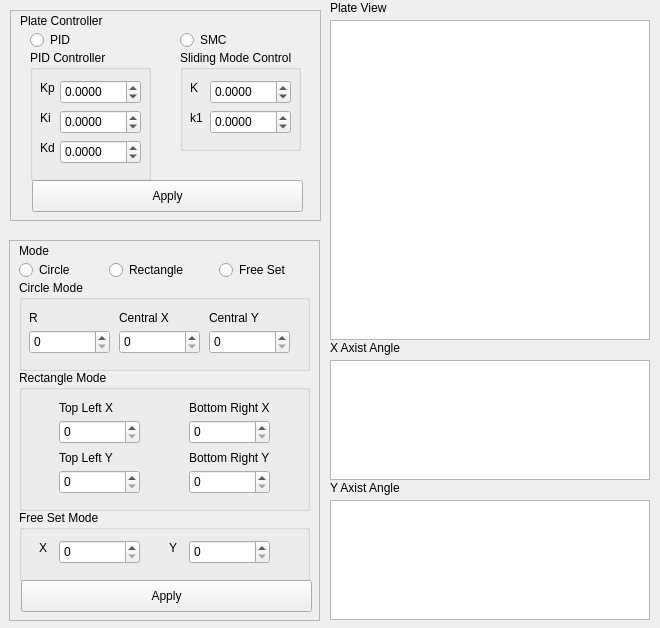
<?xml version="1.0" encoding="UTF-8"?>
<ui version="4.0">
 <class>MainWindow</class>
 <widget class="QMainWindow" name="MainWindow">
  <property name="geometry">
   <rect>
    <x>0</x>
    <y>0</y>
    <width>660</width>
    <height>628</height>
   </rect>
  </property>
  <property name="windowTitle">
   <string>Ball And Plate Control Panel</string>
  </property>
  <widget class="QWidget" name="centralWidget">
   <widget class="QFrame" name="Plate_Controller_Fr">
    <property name="geometry">
     <rect>
      <x>10</x>
      <y>10</y>
      <width>311</width>
      <height>211</height>
     </rect>
    </property>
    <property name="frameShape">
     <enum>QFrame::StyledPanel</enum>
    </property>
    <property name="frameShadow">
     <enum>QFrame::Raised</enum>
    </property>
    <widget class="QLabel" name="Plate_Controller_La">
     <property name="geometry">
      <rect>
       <x>10</x>
       <y>0</y>
       <width>101</width>
       <height>21</height>
      </rect>
     </property>
     <property name="text">
      <string>Plate Controller</string>
     </property>
    </widget>
    <widget class="QPushButton" name="Plate_Controller_Apply_Bu">
     <property name="geometry">
      <rect>
       <x>22</x>
       <y>170</y>
       <width>271</width>
       <height>32</height>
      </rect>
     </property>
     <property name="text">
      <string>Apply</string>
     </property>
    </widget>
    <widget class="QGroupBox" name="Plate_Controller_PID_GB">
     <property name="geometry">
      <rect>
       <x>20</x>
       <y>40</y>
       <width>121</width>
       <height>131</height>
      </rect>
     </property>
     <property name="title">
      <string>PID Controller</string>
     </property>
     <widget class="QDoubleSpinBox" name="PID_Kd_Box">
      <property name="geometry">
       <rect>
        <x>30</x>
        <y>90</y>
        <width>81</width>
        <height>24</height>
       </rect>
      </property>
      <property name="decimals">
       <number>4</number>
      </property>
      <property name="minimum">
       <double>-999.990000000000009</double>
      </property>
      <property name="maximum">
       <double>999.990000000000009</double>
      </property>
      <property name="singleStep">
       <double>0.100000000000000</double>
      </property>
     </widget>
     <widget class="QLabel" name="PID_Kp_La">
      <property name="geometry">
       <rect>
        <x>10</x>
        <y>30</y>
        <width>21</width>
        <height>16</height>
       </rect>
      </property>
      <property name="lineWidth">
       <number>2</number>
      </property>
      <property name="text">
       <string>Kp</string>
      </property>
     </widget>
     <widget class="QLabel" name="PID_Kd_La">
      <property name="geometry">
       <rect>
        <x>10</x>
        <y>90</y>
        <width>21</width>
        <height>16</height>
       </rect>
      </property>
      <property name="lineWidth">
       <number>2</number>
      </property>
      <property name="text">
       <string>Kd</string>
      </property>
     </widget>
     <widget class="QDoubleSpinBox" name="PID_Ki_Box">
      <property name="geometry">
       <rect>
        <x>30</x>
        <y>60</y>
        <width>81</width>
        <height>24</height>
       </rect>
      </property>
      <property name="decimals">
       <number>4</number>
      </property>
      <property name="minimum">
       <double>-999.990000000000009</double>
      </property>
      <property name="maximum">
       <double>999.990000000000009</double>
      </property>
      <property name="singleStep">
       <double>0.100000000000000</double>
      </property>
     </widget>
     <widget class="QDoubleSpinBox" name="PID_Kp_Box">
      <property name="geometry">
       <rect>
        <x>30</x>
        <y>30</y>
        <width>81</width>
        <height>24</height>
       </rect>
      </property>
      <property name="decimals">
       <number>4</number>
      </property>
      <property name="minimum">
       <double>-999.990000000000009</double>
      </property>
      <property name="maximum">
       <double>999.990000000000009</double>
      </property>
      <property name="singleStep">
       <double>0.100000000000000</double>
      </property>
     </widget>
     <widget class="QLabel" name="PID_Ki_La">
      <property name="geometry">
       <rect>
        <x>10</x>
        <y>60</y>
        <width>21</width>
        <height>16</height>
       </rect>
      </property>
      <property name="lineWidth">
       <number>2</number>
      </property>
      <property name="text">
       <string>Ki</string>
      </property>
     </widget>
    </widget>
    <widget class="QGroupBox" name="Plate_Controller_SMC_GB">
     <property name="geometry">
      <rect>
       <x>170</x>
       <y>40</y>
       <width>121</width>
       <height>101</height>
      </rect>
     </property>
     <property name="title">
      <string>Sliding Mode Control</string>
     </property>
     <widget class="QDoubleSpinBox" name="SMC_k1_Box">
      <property name="geometry">
       <rect>
        <x>30</x>
        <y>60</y>
        <width>81</width>
        <height>24</height>
       </rect>
      </property>
      <property name="decimals">
       <number>4</number>
      </property>
      <property name="minimum">
       <double>-999.990000000000009</double>
      </property>
      <property name="maximum">
       <double>999.990000000000009</double>
      </property>
      <property name="singleStep">
       <double>0.100000000000000</double>
      </property>
     </widget>
     <widget class="QDoubleSpinBox" name="SMC_K_Box">
      <property name="geometry">
       <rect>
        <x>30</x>
        <y>30</y>
        <width>81</width>
        <height>24</height>
       </rect>
      </property>
      <property name="decimals">
       <number>4</number>
      </property>
      <property name="minimum">
       <double>-999.990000000000009</double>
      </property>
      <property name="maximum">
       <double>999.990000000000009</double>
      </property>
      <property name="singleStep">
       <double>0.100000000000000</double>
      </property>
     </widget>
     <widget class="QLabel" name="SMC_k1_La">
      <property name="geometry">
       <rect>
        <x>10</x>
        <y>60</y>
        <width>21</width>
        <height>16</height>
       </rect>
      </property>
      <property name="lineWidth">
       <number>2</number>
      </property>
      <property name="text">
       <string>k1</string>
      </property>
     </widget>
     <widget class="QLabel" name="SMC_K_La">
      <property name="geometry">
       <rect>
        <x>10</x>
        <y>30</y>
        <width>21</width>
        <height>16</height>
       </rect>
      </property>
      <property name="lineWidth">
       <number>2</number>
      </property>
      <property name="text">
       <string>K</string>
      </property>
     </widget>
    </widget>
    <widget class="QRadioButton" name="Plate_Controller_PID_Ch">
     <property name="geometry">
      <rect>
       <x>20</x>
       <y>20</y>
       <width>51</width>
       <height>20</height>
      </rect>
     </property>
     <property name="text">
      <string>PID</string>
     </property>
    </widget>
    <widget class="QRadioButton" name="Plate_Controller_SMC_Ch">
     <property name="geometry">
      <rect>
       <x>170</x>
       <y>20</y>
       <width>51</width>
       <height>20</height>
      </rect>
     </property>
     <property name="text">
      <string>SMC</string>
     </property>
    </widget>
   </widget>
   <widget class="QFrame" name="Mode_Fr">
    <property name="geometry">
     <rect>
      <x>9</x>
      <y>240</y>
      <width>311</width>
      <height>381</height>
     </rect>
    </property>
    <property name="frameShape">
     <enum>QFrame::StyledPanel</enum>
    </property>
    <property name="frameShadow">
     <enum>QFrame::Raised</enum>
    </property>
    <widget class="QLabel" name="Mode_La">
     <property name="geometry">
      <rect>
       <x>10</x>
       <y>0</y>
       <width>101</width>
       <height>21</height>
      </rect>
     </property>
     <property name="text">
      <string>Mode</string>
     </property>
    </widget>
    <widget class="QGroupBox" name="Mode_Circle_GB">
     <property name="geometry">
      <rect>
       <x>10</x>
       <y>40</y>
       <width>291</width>
       <height>91</height>
      </rect>
     </property>
     <property name="title">
      <string>Circle Mode</string>
     </property>
     <widget class="QLabel" name="Circle_R_La">
      <property name="geometry">
       <rect>
        <x>10</x>
        <y>30</y>
        <width>21</width>
        <height>16</height>
       </rect>
      </property>
      <property name="lineWidth">
       <number>2</number>
      </property>
      <property name="text">
       <string>R</string>
      </property>
     </widget>
     <widget class="QLabel" name="Circle_CentralY_La">
      <property name="geometry">
       <rect>
        <x>190</x>
        <y>30</y>
        <width>61</width>
        <height>16</height>
       </rect>
      </property>
      <property name="lineWidth">
       <number>2</number>
      </property>
      <property name="text">
       <string>Central Y</string>
      </property>
     </widget>
     <widget class="QLabel" name="Circle_CentralX_La">
      <property name="geometry">
       <rect>
        <x>100</x>
        <y>30</y>
        <width>61</width>
        <height>16</height>
       </rect>
      </property>
      <property name="lineWidth">
       <number>2</number>
      </property>
      <property name="text">
       <string>Central X</string>
      </property>
     </widget>
     <widget class="QSpinBox" name="Circle_R_Box">
      <property name="geometry">
       <rect>
        <x>10</x>
        <y>50</y>
        <width>81</width>
        <height>24</height>
       </rect>
      </property>
      <property name="maximum">
       <number>120</number>
      </property>
     </widget>
     <widget class="QSpinBox" name="Circle_CentralX_Box">
      <property name="geometry">
       <rect>
        <x>100</x>
        <y>50</y>
        <width>81</width>
        <height>24</height>
       </rect>
      </property>
      <property name="maximum">
       <number>320</number>
      </property>
     </widget>
     <widget class="QSpinBox" name="Circle_CentralY_Box">
      <property name="geometry">
       <rect>
        <x>190</x>
        <y>50</y>
        <width>81</width>
        <height>24</height>
       </rect>
      </property>
      <property name="maximum">
       <number>320</number>
      </property>
     </widget>
    </widget>
    <widget class="QGroupBox" name="Mode_Rectangle_RB">
     <property name="geometry">
      <rect>
       <x>10</x>
       <y>130</y>
       <width>291</width>
       <height>141</height>
      </rect>
     </property>
     <property name="title">
      <string>Rectangle Mode</string>
     </property>
     <widget class="QLabel" name="Rectangle_TopLeftX_La">
      <property name="geometry">
       <rect>
        <x>40</x>
        <y>30</y>
        <width>81</width>
        <height>16</height>
       </rect>
      </property>
      <property name="lineWidth">
       <number>2</number>
      </property>
      <property name="text">
       <string>Top Left X</string>
      </property>
     </widget>
     <widget class="QLabel" name="Rectangle_BotRightX_La">
      <property name="geometry">
       <rect>
        <x>170</x>
        <y>30</y>
        <width>101</width>
        <height>16</height>
       </rect>
      </property>
      <property name="lineWidth">
       <number>2</number>
      </property>
      <property name="text">
       <string>Bottom Right X</string>
      </property>
     </widget>
     <widget class="QLabel" name="Rectangle_TopLeftY_La">
      <property name="geometry">
       <rect>
        <x>40</x>
        <y>80</y>
        <width>71</width>
        <height>16</height>
       </rect>
      </property>
      <property name="lineWidth">
       <number>2</number>
      </property>
      <property name="text">
       <string>Top Left Y</string>
      </property>
     </widget>
     <widget class="QLabel" name="Rectangle_BotRightY_La">
      <property name="geometry">
       <rect>
        <x>170</x>
        <y>80</y>
        <width>101</width>
        <height>16</height>
       </rect>
      </property>
      <property name="lineWidth">
       <number>2</number>
      </property>
      <property name="text">
       <string>Bottom Right Y</string>
      </property>
     </widget>
     <widget class="QSpinBox" name="Rectangle_TopLeftX_Box">
      <property name="geometry">
       <rect>
        <x>40</x>
        <y>50</y>
        <width>81</width>
        <height>24</height>
       </rect>
      </property>
      <property name="maximum">
       <number>320</number>
      </property>
     </widget>
     <widget class="QSpinBox" name="Rectangle_TopLeftY_Box">
      <property name="geometry">
       <rect>
        <x>40</x>
        <y>100</y>
        <width>81</width>
        <height>24</height>
       </rect>
      </property>
      <property name="maximum">
       <number>320</number>
      </property>
     </widget>
     <widget class="QSpinBox" name="Rectangle_BotRightX_Box">
      <property name="geometry">
       <rect>
        <x>170</x>
        <y>50</y>
        <width>81</width>
        <height>24</height>
       </rect>
      </property>
      <property name="maximum">
       <number>320</number>
      </property>
     </widget>
     <widget class="QSpinBox" name="Rectangle_BotRightY_Box">
      <property name="geometry">
       <rect>
        <x>170</x>
        <y>100</y>
        <width>81</width>
        <height>24</height>
       </rect>
      </property>
      <property name="maximum">
       <number>320</number>
      </property>
     </widget>
    </widget>
    <widget class="QGroupBox" name="Mode_FreeSet_GB">
     <property name="geometry">
      <rect>
       <x>10</x>
       <y>270</y>
       <width>291</width>
       <height>71</height>
      </rect>
     </property>
     <property name="title">
      <string>Free Set Mode</string>
     </property>
     <widget class="QLabel" name="FreeSet_X_La">
      <property name="geometry">
       <rect>
        <x>20</x>
        <y>30</y>
        <width>21</width>
        <height>16</height>
       </rect>
      </property>
      <property name="lineWidth">
       <number>2</number>
      </property>
      <property name="text">
       <string>X</string>
      </property>
     </widget>
     <widget class="QLabel" name="FreeSet_Y_La">
      <property name="geometry">
       <rect>
        <x>150</x>
        <y>30</y>
        <width>16</width>
        <height>16</height>
       </rect>
      </property>
      <property name="lineWidth">
       <number>2</number>
      </property>
      <property name="text">
       <string>Y</string>
      </property>
     </widget>
     <widget class="QSpinBox" name="FreeSet_X_Box">
      <property name="geometry">
       <rect>
        <x>40</x>
        <y>30</y>
        <width>81</width>
        <height>24</height>
       </rect>
      </property>
      <property name="maximum">
       <number>320</number>
      </property>
     </widget>
     <widget class="QSpinBox" name="FreeSet_Y_Box">
      <property name="geometry">
       <rect>
        <x>170</x>
        <y>30</y>
        <width>81</width>
        <height>24</height>
       </rect>
      </property>
      <property name="maximum">
       <number>320</number>
      </property>
     </widget>
    </widget>
    <widget class="QPushButton" name="Mode_Apply_Bu">
     <property name="geometry">
      <rect>
       <x>12</x>
       <y>340</y>
       <width>291</width>
       <height>32</height>
      </rect>
     </property>
     <property name="text">
      <string>Apply</string>
     </property>
    </widget>
    <widget class="QRadioButton" name="Mode_Circle_Ch">
     <property name="geometry">
      <rect>
       <x>10</x>
       <y>20</y>
       <width>61</width>
       <height>20</height>
      </rect>
     </property>
     <property name="text">
      <string>Circle</string>
     </property>
    </widget>
    <widget class="QRadioButton" name="Mode_Rectangle_Ch">
     <property name="geometry">
      <rect>
       <x>100</x>
       <y>20</y>
       <width>91</width>
       <height>20</height>
      </rect>
     </property>
     <property name="text">
      <string>Rectangle</string>
     </property>
    </widget>
    <widget class="QRadioButton" name="Mode_FreeSet_Ch">
     <property name="geometry">
      <rect>
       <x>210</x>
       <y>20</y>
       <width>81</width>
       <height>20</height>
      </rect>
     </property>
     <property name="text">
      <string>Free Set</string>
     </property>
    </widget>
   </widget>
   <widget class="QGraphicsView" name="PlateView_Gra">
    <property name="geometry">
     <rect>
      <x>330</x>
      <y>20</y>
      <width>320</width>
      <height>320</height>
     </rect>
    </property>
    <property name="interactive">
     <bool>true</bool>
    </property>
   </widget>
   <widget class="QGraphicsView" name="XAxist_Angle_Gra">
    <property name="geometry">
     <rect>
      <x>330</x>
      <y>360</y>
      <width>320</width>
      <height>120</height>
     </rect>
    </property>
   </widget>
   <widget class="QGraphicsView" name="YAxist_Angle_Gra">
    <property name="geometry">
     <rect>
      <x>330</x>
      <y>500</y>
      <width>320</width>
      <height>120</height>
     </rect>
    </property>
   </widget>
   <widget class="QLabel" name="PlateView_La">
    <property name="geometry">
     <rect>
      <x>330</x>
      <y>0</y>
      <width>91</width>
      <height>16</height>
     </rect>
    </property>
    <property name="text">
     <string>Plate View</string>
    </property>
   </widget>
   <widget class="QLabel" name="XAxist_Angle_La">
    <property name="geometry">
     <rect>
      <x>330</x>
      <y>340</y>
      <width>91</width>
      <height>16</height>
     </rect>
    </property>
    <property name="text">
     <string>X Axist Angle</string>
    </property>
   </widget>
   <widget class="QLabel" name="YAxist_Angle_La">
    <property name="geometry">
     <rect>
      <x>330</x>
      <y>480</y>
      <width>91</width>
      <height>16</height>
     </rect>
    </property>
    <property name="text">
     <string>Y Axist Angle</string>
    </property>
   </widget>
  </widget>
 </widget>
 <layoutdefault spacing="6" margin="11"/>
 <resources/>
 <connections/>
</ui>
